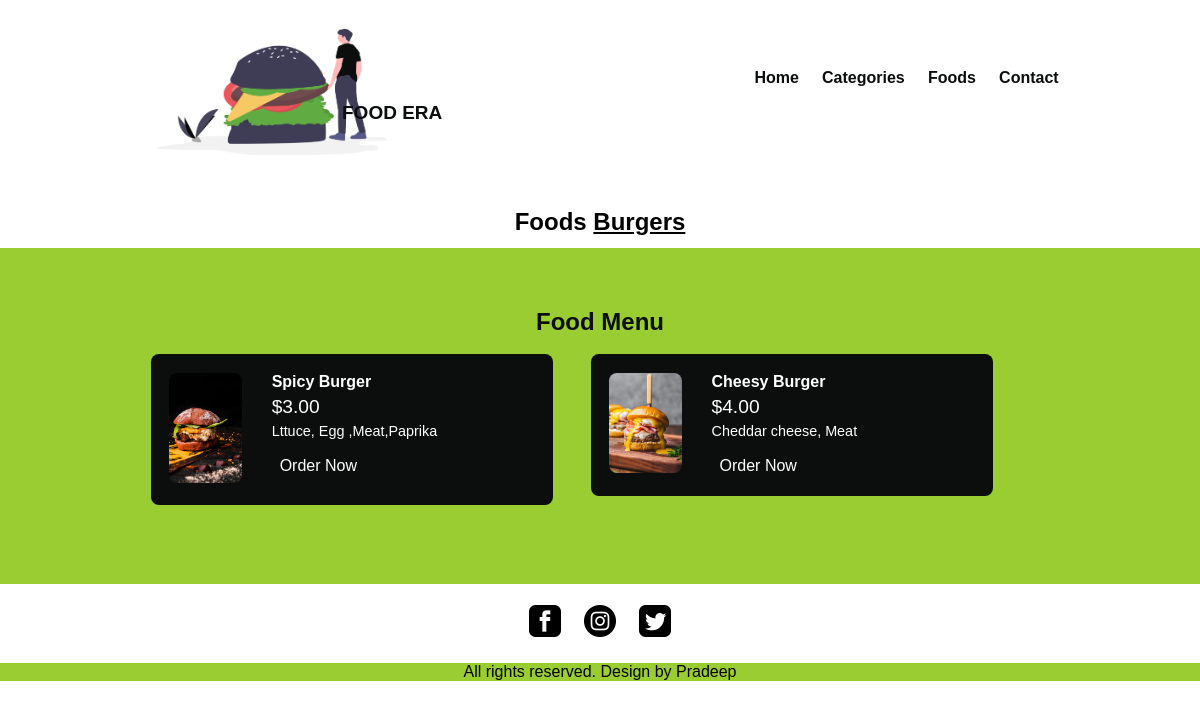
Screenshot of /categories-food.php?category_id=4 with the database file from the repository.
### tables this page shows
CREATE TABLE `tbl_category` (
  `id` int(10) UNSIGNED NOT NULL,
  `title` varchar(100) NOT NULL,
  `image_name` varchar(255) NOT NULL,
  `featured` varchar(10) NOT NULL,
  `active` varchar(10) NOT NULL
);

CREATE TABLE `tbl_food` (
  `id` int(10) UNSIGNED NOT NULL,
  `title` varchar(100) NOT NULL,
  `description` text NOT NULL,
  `price` decimal(10,2) NOT NULL,
  `image_name` varchar(255) NOT NULL,
  `category_id` int(10) UNSIGNED NOT NULL,
  `featured` varchar(10) NOT NULL,
  `active` varchar(10) NOT NULL
);

### html/categories-food.php (the view, shortened to what this page needs)
<?php include('partials-front/menu.php'); ?>
<?php
        if(isset($_GET['category_id']))
        {
            $category_id = $_GET['category_id'];
            $sql = "SELECT title FROM tbl_category WHERE id=$category_id";
            $res = mysqli_query($conn, $sql);
            $row = mysqli_fetch_assoc($res);
            $category_title = $row['title'];
        }
        else
        {
            header('location:'.SITEURL);
        }
    ?>
    <section class="food-search text-center">
      <div class="container">
        <h2>Foods <a href="#" class="text-white"><?php echo $category_title; ?></a></h2>
      </div>
    </section>
    <section class="food-menu">
      <div class="container">
        <h2 class="text-center">Food Menu</h2>
        <?php
            $sql2 = "SELECT * FROM tbl_food WHERE category_id=$category_id";
            $res2 = mysqli_query($conn, $sql2);
            $count2 = mysqli_num_rows($res2);
            if($count2>0)
            {
                while($row2=mysqli_fetch_assoc($res2))
                {
                    $id = $row2['id'];
                    $title = $row2['title'];
                    $price = $row2['price'];
                    $description = $row2['description'];
                    $image_name = $row2['image_name'];
                    ?>
                    <div class="food-menu-box">
                        <div class="food-menu-img">
                            <?php
                                if($image_name=="")
                                {
                                    echo "Image not Available";
                                }
                                else
                                {
                                    ?>
                                    <img src="<?php echo SITEURL; ?>img/food/<?php echo $image_name; ?>" alt="Pizza" class="image img-curve">
                                    <?php
                                }
                            ?>
                        </div>
                        <div class="food-menu-disp">
                            <h4><?php echo $title; ?></h4>
                            <p class="food-price">$<?php echo $price; ?></p>
                            <p class="food-detail">
                                <?php echo $description; ?>
                            </p>
                            <br>
                            <a href="<?php echo SITEURL; ?>html/order.php?food_id=<?php echo $id; ?>" class="btn">Order Now</a>
                        </div>
                    </div>
                    <?php
                }
            }
            else
            {
                echo "Food not Available";
            }
        ?>
      </div>
    </section>
    <?php include('partials-front/footer.php'); ?>

### css/style.css (style rules this page uses)
* { box-sizing: border-box; padding: 0; margin: 0; font-family: "Franklin Gothic Medium", "Arial Narrow", Arial, sans-serif; }
.container { width: 80%; margin: 0 auto; padding: 1%; }
.text-center { text-align: center; }
.image { width: 100%; }
.img-curve { border-radius: 8px; }
.btn { padding: 8px; border: none; font-size: 1em; color: white; background-color: #0c0e0e; border-radius: 8px; cursor: pointer; }
.text-white { color: black; }
.food-search { margin-top: 8px; }
.food-menu { background-color: yellowgreen; padding: 4% 0; }
.food-menu h2 { color: #0c0e0e; }
.food-menu-box { width: 43%; margin: 2%; padding: 2%; float: left; background-color: #0c0e0e; border-radius: 8px; }
.food-menu-img { width: 20%; float: left; }
.food-menu-disp { width: 70%; float: left; margin-left: 8%; color: white; }
.food-price { font-size: 1.2rem; margin: 2% 0; }
.food-detail { font-size: 0.9rem; }
.food-menu-box .food-menu-disp a { text-decoration: none; }

### rows the page displays
tbl_category: title "Burgers"
tbl_food: image_name (picture), title "Spicy Burger", price "3.00", description "Lttuce, Egg ,Meat,Paprika"
tbl_food: image_name (picture), title "Cheesy Burger", price "4.00", description "Cheddar cheese, Meat"
